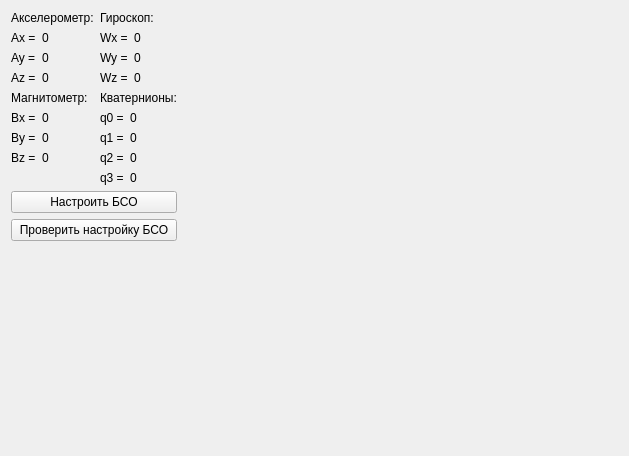
<?xml version="1.0" encoding="UTF-8"?>
<ui version="4.0">
 <class>CheckImu</class>
 <widget class="QWidget" name="CheckImu">
  <property name="geometry">
   <rect>
    <x>0</x>
    <y>0</y>
    <width>629</width>
    <height>456</height>
   </rect>
  </property>
  <property name="windowTitle">
   <string>Form</string>
  </property>
  <layout class="QVBoxLayout" name="verticalLayout">
   <item>
    <layout class="QHBoxLayout" name="horizontalLayout_17">
     <item>
      <layout class="QVBoxLayout" name="verticalLayout_12">
       <item>
        <layout class="QGridLayout" name="gridLayout_2">
         <item row="0" column="1">
          <widget class="QLabel" name="label_2">
           <property name="text">
            <string>Гироскоп:</string>
           </property>
          </widget>
         </item>
         <item row="3" column="1">
          <layout class="QFormLayout" name="formLayout_3">
           <item row="0" column="0">
            <widget class="QLabel" name="label_IMU_q0">
             <property name="text">
              <string>q0 =</string>
             </property>
            </widget>
           </item>
           <item row="0" column="1">
            <widget class="QLabel" name="label_IMUdata_q0">
             <property name="text">
              <string>0</string>
             </property>
            </widget>
           </item>
           <item row="1" column="0">
            <widget class="QLabel" name="label_IMU_q1">
             <property name="text">
              <string>q1 =</string>
             </property>
            </widget>
           </item>
           <item row="1" column="1">
            <widget class="QLabel" name="label_IMUdata_q1">
             <property name="text">
              <string>0</string>
             </property>
            </widget>
           </item>
           <item row="2" column="0">
            <widget class="QLabel" name="label_IMU_q2">
             <property name="text">
              <string>q2 =</string>
             </property>
            </widget>
           </item>
           <item row="2" column="1">
            <widget class="QLabel" name="label_IMUdata_q2">
             <property name="text">
              <string>0</string>
             </property>
            </widget>
           </item>
           <item row="3" column="0">
            <widget class="QLabel" name="label_IMU_q3">
             <property name="text">
              <string>q3 =</string>
             </property>
            </widget>
           </item>
           <item row="3" column="1">
            <widget class="QLabel" name="label_IMUdata_q3">
             <property name="text">
              <string>0</string>
             </property>
            </widget>
           </item>
          </layout>
         </item>
         <item row="2" column="0">
          <widget class="QLabel" name="label_6">
           <property name="text">
            <string>Магнитометр:</string>
           </property>
          </widget>
         </item>
         <item row="1" column="0">
          <layout class="QFormLayout" name="formLayout_4">
           <item row="0" column="0">
            <widget class="QLabel" name="label_IMU_accel_X">
             <property name="text">
              <string>Ax =</string>
             </property>
            </widget>
           </item>
           <item row="0" column="1">
            <widget class="QLabel" name="label_IMUdata_accel_X">
             <property name="text">
              <string>0</string>
             </property>
            </widget>
           </item>
           <item row="1" column="0">
            <widget class="QLabel" name="label_IMU_accel_Y">
             <property name="text">
              <string>Ay =</string>
             </property>
            </widget>
           </item>
           <item row="1" column="1">
            <widget class="QLabel" name="label_IMUdata_accel_Y">
             <property name="text">
              <string>0</string>
             </property>
            </widget>
           </item>
           <item row="2" column="0">
            <widget class="QLabel" name="label_IMU_accel_Z">
             <property name="text">
              <string>Az =</string>
             </property>
            </widget>
           </item>
           <item row="2" column="1">
            <widget class="QLabel" name="label_IMUdata_accel_Z">
             <property name="text">
              <string>0</string>
             </property>
            </widget>
           </item>
          </layout>
         </item>
         <item row="3" column="0">
          <layout class="QFormLayout" name="formLayout_2">
           <item row="0" column="0">
            <widget class="QLabel" name="label_IMU_magn_X">
             <property name="text">
              <string>Bx =</string>
             </property>
            </widget>
           </item>
           <item row="0" column="1">
            <widget class="QLabel" name="label_IMUdata_magn_X">
             <property name="text">
              <string>0</string>
             </property>
            </widget>
           </item>
           <item row="1" column="0">
            <widget class="QLabel" name="label_IMU_magn_Y">
             <property name="text">
              <string>By =</string>
             </property>
            </widget>
           </item>
           <item row="1" column="1">
            <widget class="QLabel" name="label_IMUdata_magn_Y">
             <property name="text">
              <string>0</string>
             </property>
            </widget>
           </item>
           <item row="2" column="0">
            <widget class="QLabel" name="label_IMU_magn_Z">
             <property name="text">
              <string>Bz =</string>
             </property>
            </widget>
           </item>
           <item row="2" column="1">
            <widget class="QLabel" name="label_IMUdata_magn_Z">
             <property name="text">
              <string>0</string>
             </property>
            </widget>
           </item>
          </layout>
         </item>
         <item row="2" column="1">
          <widget class="QLabel" name="label_7">
           <property name="text">
            <string>Кватернионы:</string>
           </property>
          </widget>
         </item>
         <item row="0" column="0">
          <widget class="QLabel" name="label_3">
           <property name="text">
            <string>Акселерометр:</string>
           </property>
          </widget>
         </item>
         <item row="1" column="1">
          <layout class="QFormLayout" name="formLayout">
           <item row="0" column="0">
            <widget class="QLabel" name="label_IMU_rate_X">
             <property name="text">
              <string>Wx =</string>
             </property>
            </widget>
           </item>
           <item row="0" column="1">
            <widget class="QLabel" name="label_IMUdata_rate_X">
             <property name="text">
              <string>0</string>
             </property>
            </widget>
           </item>
           <item row="1" column="1">
            <widget class="QLabel" name="label_IMUdata_rate_Y">
             <property name="text">
              <string>0</string>
             </property>
            </widget>
           </item>
           <item row="2" column="0">
            <widget class="QLabel" name="label_IMU_rate_Z">
             <property name="text">
              <string>Wz =</string>
             </property>
            </widget>
           </item>
           <item row="2" column="1">
            <widget class="QLabel" name="label_IMUdata_rate_Z">
             <property name="text">
              <string>0</string>
             </property>
            </widget>
           </item>
           <item row="1" column="0">
            <widget class="QLabel" name="label_IMU_rate_Y">
             <property name="text">
              <string>Wy =</string>
             </property>
            </widget>
           </item>
          </layout>
         </item>
        </layout>
       </item>
       <item>
        <widget class="QPushButton" name="pushButton_setupIMU">
         <property name="sizePolicy">
          <sizepolicy hsizetype="Minimum" vsizetype="Minimum">
           <horstretch>0</horstretch>
           <verstretch>0</verstretch>
          </sizepolicy>
         </property>
         <property name="text">
          <string>Настроить БСО</string>
         </property>
        </widget>
       </item>
       <item>
        <widget class="QPushButton" name="pushButton_setupIMU_check">
         <property name="sizePolicy">
          <sizepolicy hsizetype="Minimum" vsizetype="Minimum">
           <horstretch>0</horstretch>
           <verstretch>0</verstretch>
          </sizepolicy>
         </property>
         <property name="text">
          <string>Проверить настройку БСО</string>
         </property>
        </widget>
       </item>
       <item>
        <spacer name="verticalSpacer_9">
         <property name="orientation">
          <enum>Qt::Vertical</enum>
         </property>
         <property name="sizeHint" stdset="0">
          <size>
           <width>20</width>
           <height>40</height>
          </size>
         </property>
        </spacer>
       </item>
      </layout>
     </item>
     <item>
      <spacer name="horizontalSpacer_3">
       <property name="orientation">
        <enum>Qt::Horizontal</enum>
       </property>
       <property name="sizeHint" stdset="0">
        <size>
         <width>40</width>
         <height>20</height>
        </size>
       </property>
      </spacer>
     </item>
    </layout>
   </item>
  </layout>
 </widget>
 <resources/>
 <connections/>
</ui>
